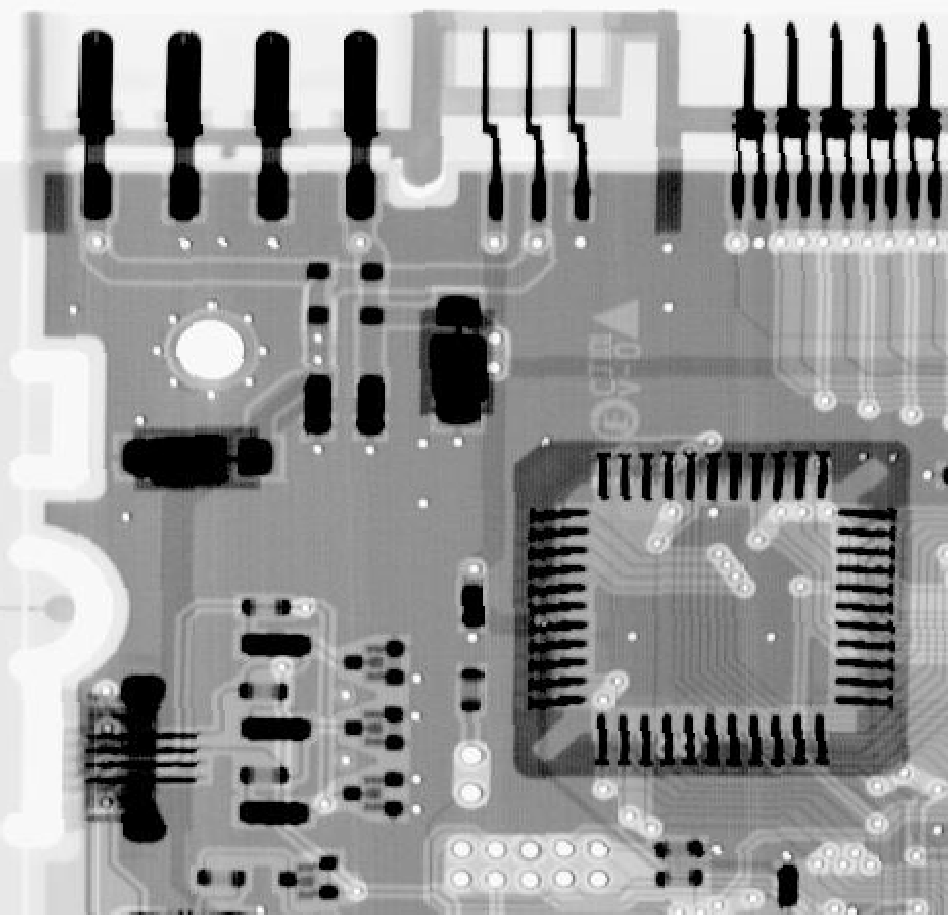
%> input picture materials/electric.tif, 948 x 915 px
$ octave --eval "exp3_1_noise_generation('../materials/building.tif');"   (GNU Octave 9; MATLAB toolbox functions it lacks are replaced by stand-ins)
%> lines starting %> are read from the running program, lines starting %| are printed output that depends on the picture
function exp3_1_noise_generation(rootDir)
%> called with rootDir = '../materials/building.tif'
rng(20260521);
img = im2double(imread(fullfile(rootDir, 'materials', 'electric.tif')));
%> img: size 915x948 double; min 0, max 1, mean 0.591
if ndims(img) == 3
    img = rgb2gray(img);
end

gaussianVars = [0.2, 0.5, 0.8];
saltPepperDensity = [0.2, 0.5, 0.8];

fig1 = figure('Visible', 'off', 'Color', 'w', 'Position', [100 100 1200 800]);
tiledlayout(2, 2, 'Padding', 'compact', 'TileSpacing', 'compact');
nexttile; imshow(img, []); title('Original electric.tif');
for k = 1:numel(gaussianVars)
    noisy = imnoise(img, 'gaussian', 0, gaussianVars(k));
    nexttile; imshow(noisy, []); title(sprintf('Gaussian noise, variance = %.1f', gaussianVars(k)));
end
%> this loop made 3 passes
%> pass 1, in exp3_1_noise_generation, `noisy = imnoise(img, 'gaussian', 0, gaussianVars(k));`:
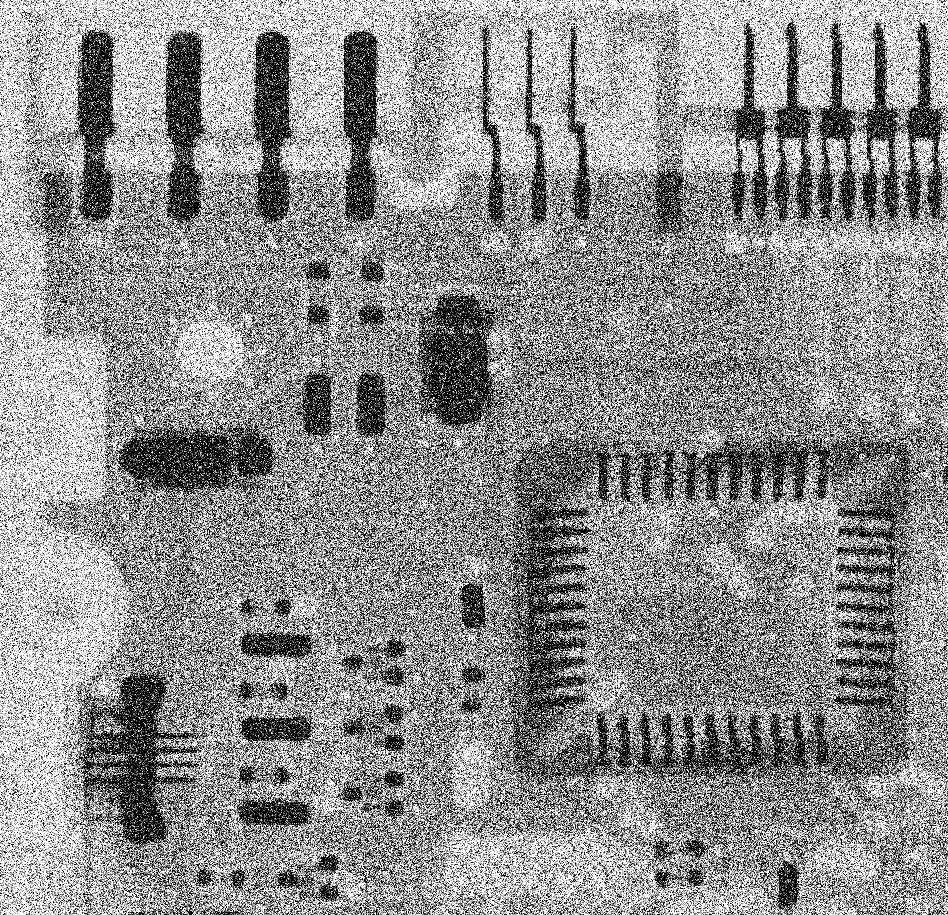
%> noisy: size 915x948 double; min 0, max 1, mean 0.565
%> pass 3, in exp3_1_noise_generation, `noisy = imnoise(img, 'gaussian', 0, gaussianVars(k));`:
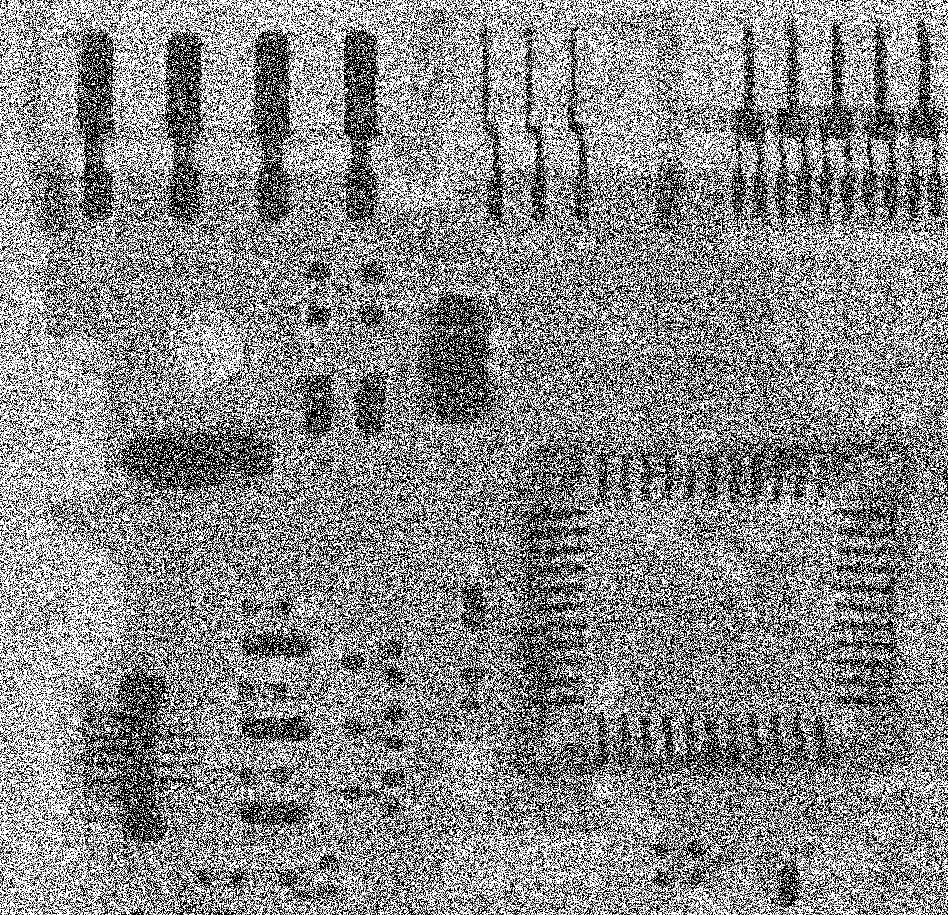
%> noisy: size 915x948 double; min 0, max 1, mean 0.538
exportgraphics(fig1, fullfile(rootDir, 'results', 'exp3_1_gaussian_noise.jpg'), 'Resolution', 180);
close(fig1);

fig2 = figure('Visible', 'off', 'Color', 'w', 'Position', [100 100 1200 800]);
tiledlayout(2, 2, 'Padding', 'compact', 'TileSpacing', 'compact');
nexttile; imshow(img, []); title('Original electric.tif');
for k = 1:numel(saltPepperDensity)
    noisy = imnoise(img, 'salt & pepper', saltPepperDensity(k));
    nexttile; imshow(noisy, []); title(sprintf('Salt & pepper noise, density = %.1f', saltPepperDensity(k)));
end
%> this loop made 3 passes
%> pass 1, in exp3_1_noise_generation, `noisy = imnoise(img, 'salt & pepper', saltPepperDensity(k));`:
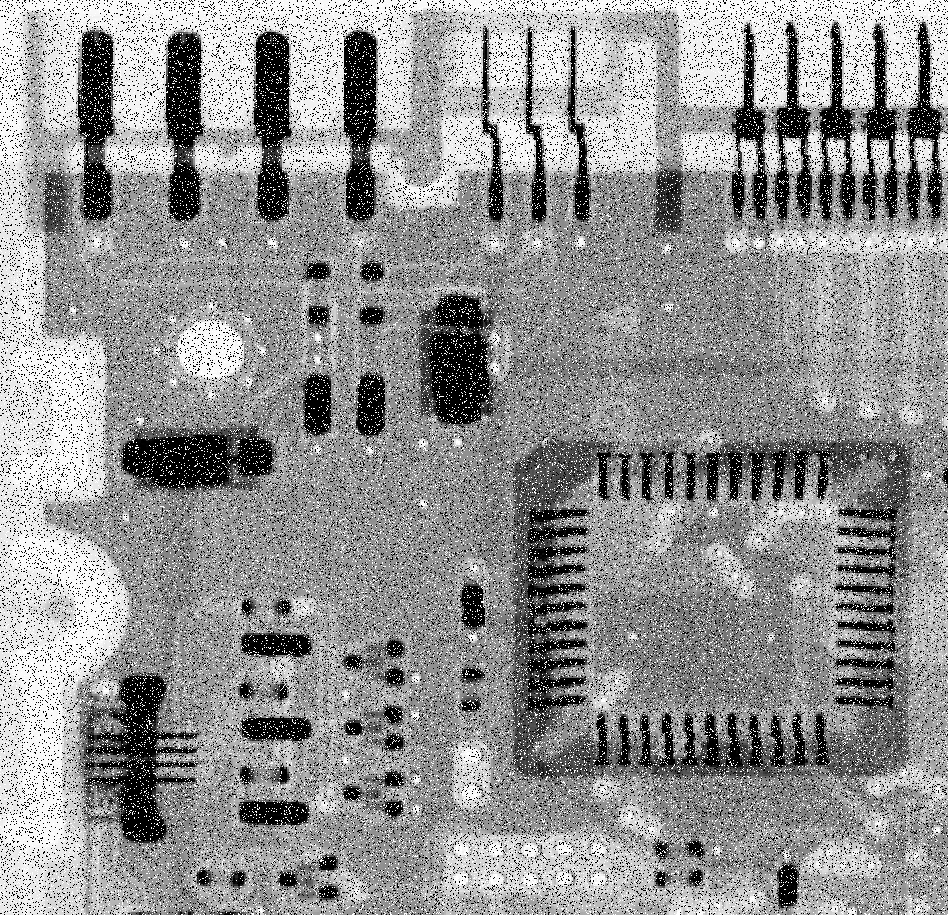
%> noisy: size 915x948 double; min 0, max 1, mean 0.573
%> pass 2, in exp3_1_noise_generation, `noisy = imnoise(img, 'salt & pepper', saltPepperDensity(k));`:
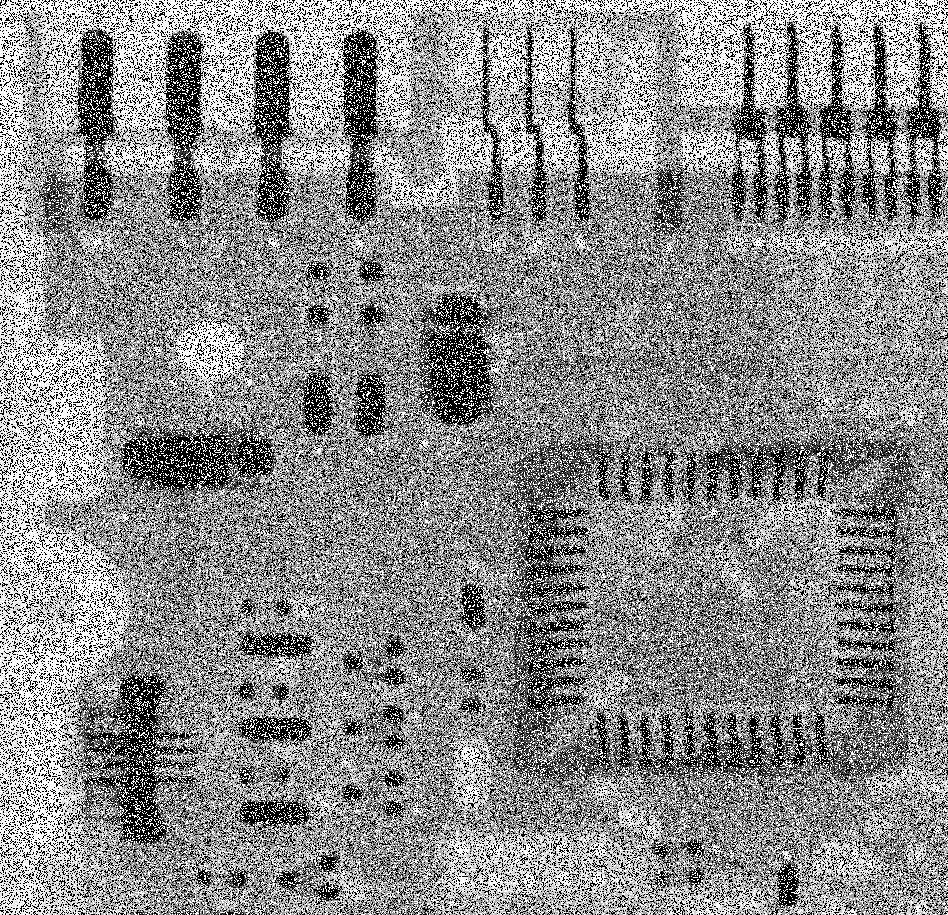
%> noisy: size 915x948 double; min 0, max 1, mean 0.546
%> pass 3, in exp3_1_noise_generation, `noisy = imnoise(img, 'salt & pepper', saltPepperDensity(k));`:
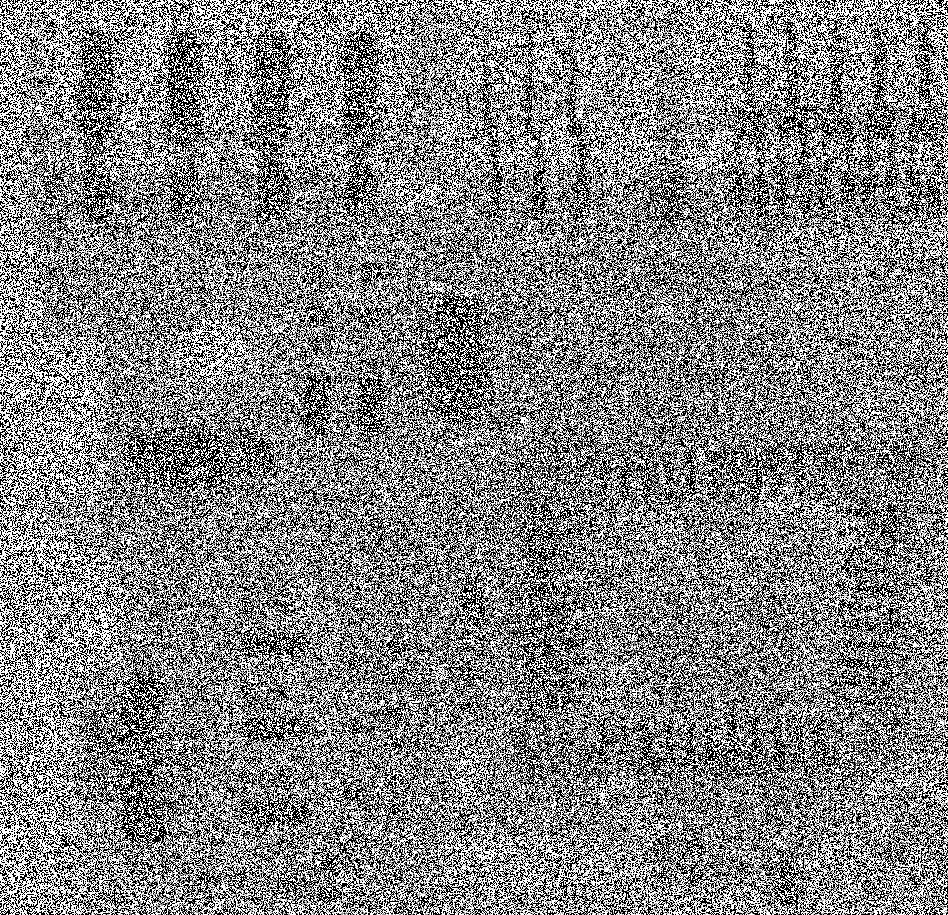
%> noisy: size 915x948 double; min 0, max 1, mean 0.518
exportgraphics(fig2, fullfile(rootDir, 'results', 'exp3_1_salt_pepper_noise.jpg'), 'Resolution', 180);
close(fig2);
end
